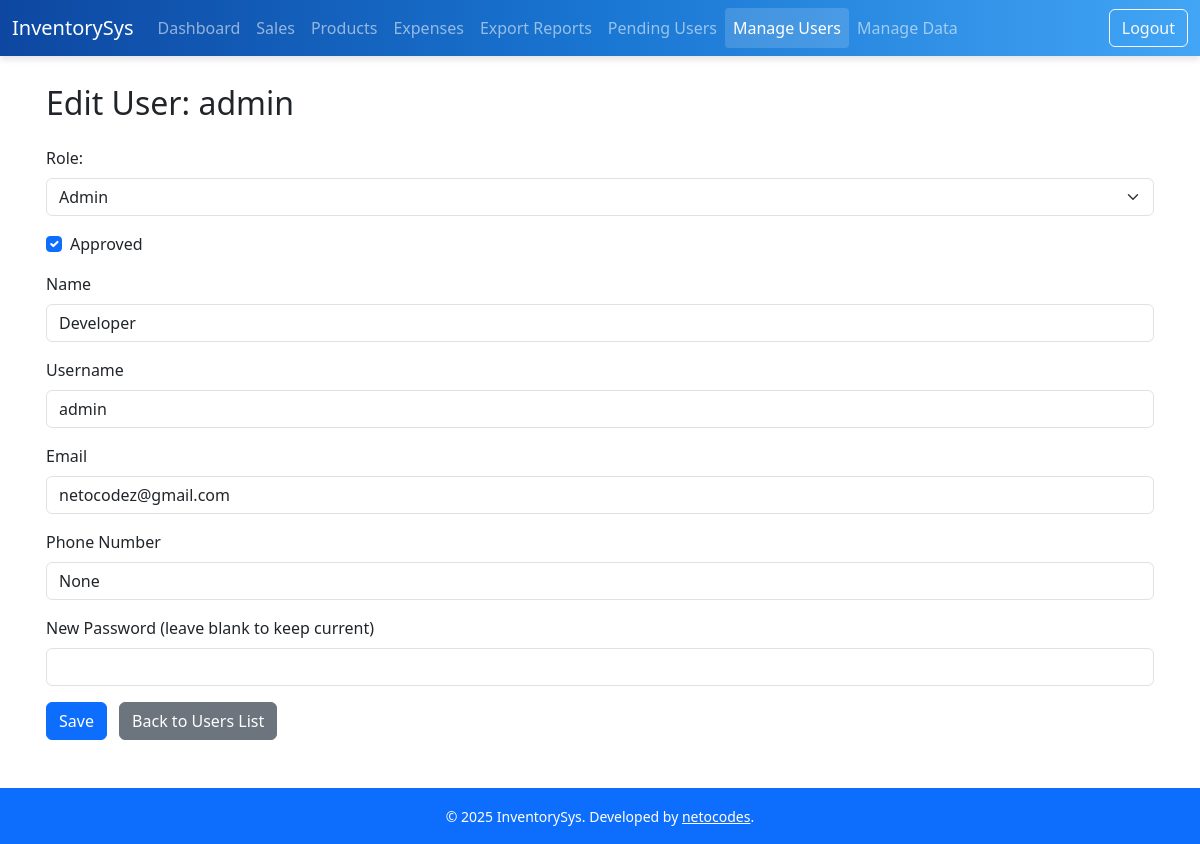
/admin/users/edit/1 (signed in), run on the app's committed database.
### models.py (models this page shows, shortened)
class User(db.Model, UserMixin):
    id = db.Column(db.Integer, primary_key=True)
    uuid = db.Column(db.String(36), unique=True, default=lambda: str(uuid.uuid4()))
    username = db.Column(db.String(80), unique=True, nullable=False)
    full_name = db.Column(db.String(120), nullable=False)       # Full name field
    email = db.Column(db.String(120), unique=True, nullable=False)  # Email should be unique and required
    phone_number = db.Column(db.String(20), unique=True, nullable=True)  # Optional, but unique if provided
    password = db.Column(db.String(200), nullable=False)
    role = db.Column(db.String(20), nullable=False, default='user')  # roles: admin, approver, user
    is_approved = db.Column(db.Boolean, default=False)
    timestamp = db.Column(db.DateTime, default=datetime.utcnow)
    last_modified = db.Column(db.DateTime, default=datetime.utcnow, onupdate=datetime.utcnow)
    synced = db.Column(db.Boolean, default=False)
    def is_admin(self):
        return self.role == 'admin'

### app.py (the view, shortened to what this page needs)
@app.route('/admin/users/edit/<int:user_id>', methods=['GET', 'POST'])
@login_required
@admin_required
def edit_user(user_id):
    user = User.query.get_or_404(user_id)
    return render_template('admin_edit_user.html', user=user)

### app.py (called while the page is built)
@login_manager.user_loader
def load_user(user_id):
    return User.query.get(int(user_id))

def admin_required(f):
    @wraps(f)
    def decorated_function(*args, **kwargs):
        if not current_user.is_authenticated or not current_user.is_admin():
            abort(403)
        return f(*args, **kwargs)
    return decorated_function

### templates/admin_edit_user.html (shortened to what this page needs)
{% extends 'base.html' %}
{% block content %}
<h2>Edit User: {{ user.username }}</h2>
<form method="POST" class="mt-4">
    <div class="mb-3">
        <label for="role" class="form-label">Role:</label>
        <select id="role" name="role" class="form-select" required>
            <option value="admin" {% if user.role == 'admin' %}selected{% endif %}>Admin</option>
        </select>
    </div>
    <div class="form-check mb-3">
        <input class="form-check-input" type="checkbox" id="is_approved" name="is_approved" {% if user.is_approved %}checked{% endif %}>
        <label class="form-check-label" for="is_approved">
            Approved
        </label>
    </div>
    <div class="mb-3">
        <label for="full_name" class="form-label">Name</label>
        <input type="text" id="full_name" name="full_name" class="form-control" value="{{ user.full_name }}" required>
    </div>
    <div class="mb-3">
        <label for="username" class="form-label">Username</label>
        <input type="text" id="username" name="username" class="form-control" value="{{ user.username }}" required>
    </div>
    <div class="mb-3">
        <label for="email" class="form-label">Email</label>
        <input type="email" id="email" name="email" class="form-control" value="{{ user.email }}">
    </div>
    <div class="mb-3">
        <label for="phone_number" class="form-label">Phone Number</label>
        <input type="tel" id="phone_number" name="phone_number" class="form-control" value="{{ user.phone_number }}">
    </div>
    <div class="mb-3">
        <label for="password" class="form-label">New Password (leave blank to keep current)</label>
        <input type="password" id="password" name="password" class="form-control" autocomplete="new-password">
    </div>
    <button type="submit" class="btn btn-primary">Save</button>
    <a href="{{ url_for('manage_users') }}" class="btn btn-secondary ms-2">Back to Users List</a>
</form>
{% endblock %}

### data on the page
User: username "admin", role "Admin", is_approved "☑", full_name "Developer", email "netocodez@gmail.com", phone_number "None"

### other printed values
{{ current_year or 2025 }} "2025"
